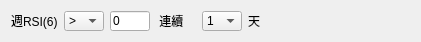
       <widget class="QWidget" name="widget_27" native="true">
        <property name="geometry">
         <rect>
          <x>1690</x>
          <y>760</y>
          <width>421</width>
          <height>40</height>
         </rect>
        </property>
        <layout class="QHBoxLayout" name="horizontalLayout_138">
         <item>
          <layout class="QHBoxLayout" name="horizontalLayout_41">
           <item>
            <widget class="QLabel" name="label_213">
             <property name="text">
              <string>週RSI(6)</string>
             </property>
            </widget>
           </item>
           <item>
            <widget class="QComboBox" name="comboBox_44">
             <property name="sizePolicy">
              <sizepolicy hsizetype="Preferred" vsizetype="Fixed">
               <horstretch>0</horstretch>
               <verstretch>0</verstretch>
              </sizepolicy>
             </property>
             <property name="minimumSize">
              <size>
               <width>40</width>
               <height>20</height>
              </size>
             </property>
             <property name="maximumSize">
              <size>
               <width>40</width>
               <height>20</height>
              </size>
             </property>
             <item>
              <property name="text">
               <string>&gt;</string>
              </property>
             </item>
             <item>
              <property name="text">
               <string>&gt;=</string>
              </property>
             </item>
             <item>
              <property name="text">
               <string>&lt;</string>
              </property>
             </item>
             <item>
              <property name="text">
               <string>&lt;=</string>
              </property>
             </item>
             <item>
              <property name="text">
               <string>&lt;&gt;</string>
              </property>
             </item>
             <item>
              <property name="text">
               <string>=</string>
              </property>
             </item>
            </widget>
           </item>
           <item>
            <widget class="QLineEdit" name="lineEdit_15">
             <property name="sizePolicy">
              <sizepolicy hsizetype="Expanding" vsizetype="Fixed">
               <horstretch>0</horstretch>
               <verstretch>0</verstretch>
              </sizepolicy>
             </property>
             <property name="minimumSize">
              <size>
               <width>40</width>
               <height>20</height>
              </size>
             </property>
             <property name="maximumSize">
              <size>
               <width>40</width>
               <height>20</height>
              </size>
             </property>
             <property name="text">
              <string>0</string>
             </property>
            </widget>
           </item>
           <item>
            <widget class="QLabel" name="label_66">
             <property name="minimumSize">
              <size>
               <width>40</width>
               <height>20</height>
              </size>
             </property>
             <property name="maximumSize">
              <size>
               <width>40</width>
               <height>20</height>
              </size>
             </property>
             <property name="text">
              <string> 連續</string>
             </property>
            </widget>
           </item>
           <item>
            <widget class="QComboBox" name="comboBox_45">
             <property name="sizePolicy">
              <sizepolicy hsizetype="Preferred" vsizetype="Fixed">
               <horstretch>0</horstretch>
               <verstretch>0</verstretch>
              </sizepolicy>
             </property>
             <property name="minimumSize">
              <size>
               <width>40</width>
               <height>20</height>
              </size>
             </property>
             <property name="maximumSize">
              <size>
               <width>40</width>
               <height>20</height>
              </size>
             </property>
             <item>
              <property name="text">
               <string>1</string>
              </property>
             </item>
             <item>
              <property name="text">
               <string>2</string>
              </property>
             </item>
             <item>
              <property name="text">
               <string>3</string>
              </property>
             </item>
             <item>
              <property name="text">
               <string>4</string>
              </property>
             </item>
             <item>
              <property name="text">
               <string>5</string>
              </property>
             </item>
             <item>
              <property name="text">
               <string>6</string>
              </property>
             </item>
             <item>
              <property name="text">
               <string>7</string>
              </property>
             </item>
             <item>
              <property name="text">
               <string>8</string>
              </property>
             </item>
             <item>
              <property name="text">
               <string>9</string>
              </property>
             </item>
             <item>
              <property name="text">
               <string>10</string>
              </property>
             </item>
            </widget>
           </item>
           <item>
            <widget class="QLabel" name="label_67">
             <property name="minimumSize">
              <size>
               <width>40</width>
               <height>20</height>
              </size>
             </property>
             <property name="maximumSize">
              <size>
               <width>40</width>
               <height>20</height>
              </size>
             </property>
             <property name="text">
              <string>天</string>
             </property>
            </widget>
           </item>
          </layout>
         </item>
         <item>
          <spacer name="horizontalSpacer_28">
           <property name="orientation">
            <enum>Qt::Horizontal</enum>
           </property>
           <property name="sizeHint" stdset="0">
            <size>
             <width>40</width>
             <height>20</height>
            </size>
           </property>
          </spacer>
         </item>
        </layout>
       </widget>
